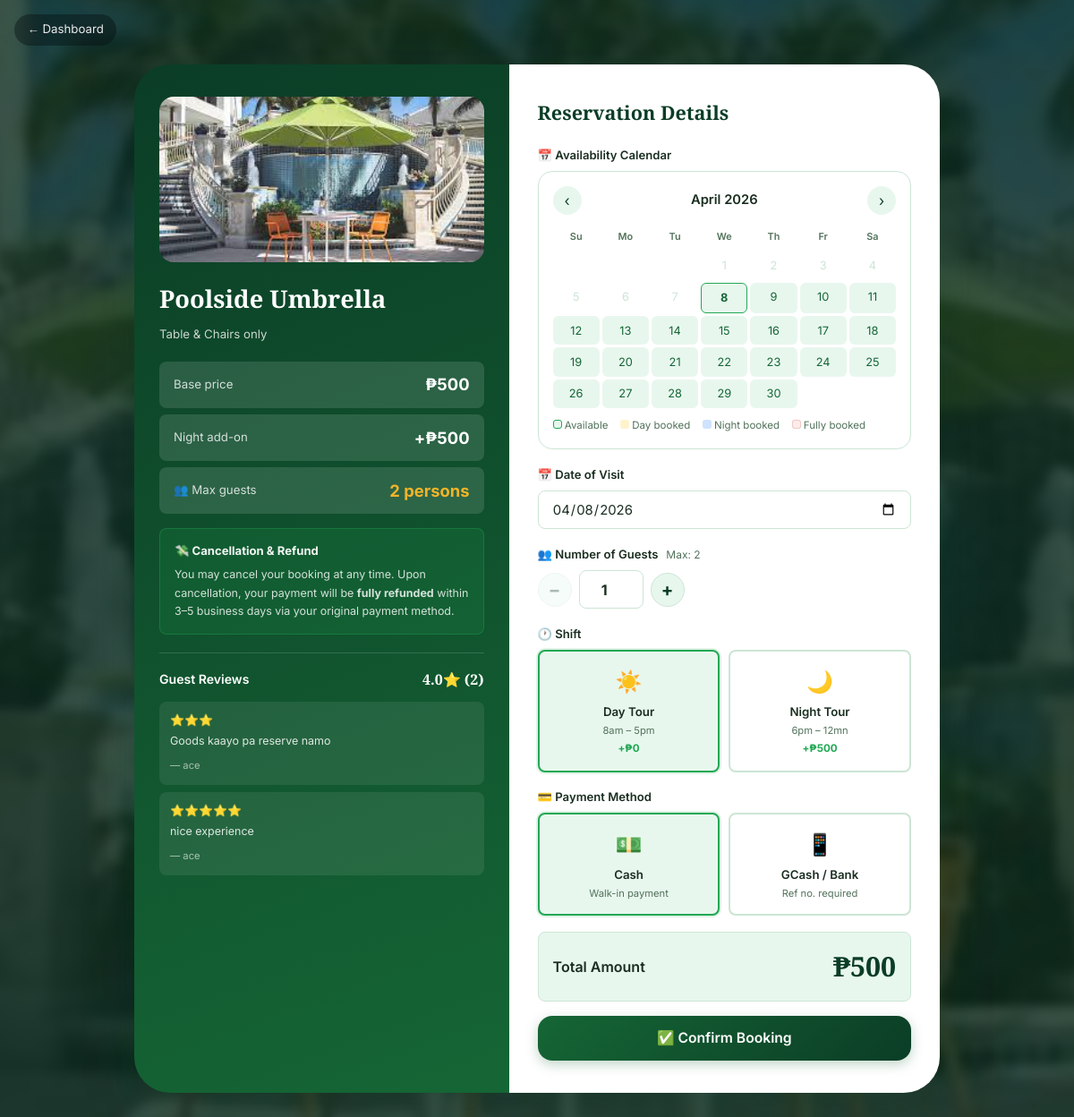
The page /guest/booking/4 (signed in) on the database its author committed.
### tables this page shows
CREATE TABLE cottages (
            id          INTEGER PRIMARY KEY AUTOINCREMENT,
            name        TEXT    UNIQUE NOT NULL,
            price       REAL    NOT NULL,
            inclusions  TEXT,
            image_path  TEXT,
            is_active   INTEGER DEFAULT 1,
            created_at  TEXT    DEFAULT (datetime('now'))
        , max_guests INTEGER DEFAULT 2, policy TEXT DEFAULT '');

CREATE TABLE reviews(
        id INTEGER PRIMARY KEY AUTOINCREMENT,
        reservation_id INTEGER UNIQUE NOT NULL,
        cottage_id INTEGER NOT NULL,
        guest_username TEXT NOT NULL,
        rating INTEGER NOT NULL CHECK(rating BETWEEN 1 AND 5),
        comment TEXT,
        created_at TEXT DEFAULT (datetime('now')));

### app/controllers/guest_controller.py (the view)
@guest_bp.route('/booking/<int:cid>')
@login_required
def booking(cid):
    cottage = CottageModel.get_by_id(cid)
    if not cottage:
        return redirect(url_for('guest.dashboard'))
    reviews = CottageModel.get_reviews(cid)
    today   = date.today().isoformat()
    return render_template('booking.html', cottage=cottage, today=today,
                           user=session['user'], reviews=reviews)

### app/__init__.py (called while the page is built)
def generate_csrf():
    if '_csrf_token' not in session:
        session['_csrf_token'] = secrets.token_hex(32)
    return session['_csrf_token']

### app/controllers/auth_controller.py (called while the page is built)
def login_required(f):
    from functools import wraps
    @wraps(f)
    def d(*a, **kw):
        if 'user' not in session: return redirect(url_for('auth.login'))
        return f(*a, **kw)
    return d

### app/models/resort_model.py (called while the page is built)
def get_db():
    conn = sqlite3.connect(DB_PATH)
    conn.row_factory = sqlite3.Row
    conn.execute("PRAGMA foreign_keys = ON")
    return conn

    @staticmethod
    def get_by_id(cid):
        c = get_db()
        row = c.execute("SELECT * FROM cottages WHERE id=?", (cid,)).fetchone()
        c.close(); return dict(row) if row else None

    @staticmethod
    def get_reviews(cid):
        c = get_db()
        rows = c.execute("SELECT * FROM reviews WHERE cottage_id=? ORDER BY created_at DESC", (cid,)).fetchall()
        c.close(); return [dict(r) for r in rows]

### app/views/templates/booking.html (shortened to what this page needs)
{% extends 'base.html' %}
{% block body %}
<div class="booking-page">
  <a href="{{ url_for('guest.dashboard') }}" class="back-btn" aria-label="Back to dashboard">← Dashboard</a>
  <div class="booking-wrap">
    <div class="b-info">
      <img class="b-info-img" src="{{ url_for('static', filename='images/' + cottage.image_path) }}" alt="{{ cottage.name }}" onerror="this.src='{{ url_for('static', filename='images/welcome.jpg') }}'"/>
      <h2 class="b-info-name">{{ cottage.name }}</h2>
      <p class="b-info-inc">{{ cottage.inclusions }}</p>
      <div class="b-info-row"><span>Base price</span><strong>₱{{ '{:,.0f}'.format(cottage.price) }}</strong></div>
      <div class="b-info-row"><span>Night add-on</span><strong>+₱500</strong></div>
      <div class="b-info-row b-info-capacity"><span>👥 Max guests</span><strong>{{ cottage.max_guests or 2 }} person{{ 's' if (cottage.max_guests or 2) > 1 }}</strong></div>
      <div class="b-policy-box b-policy-refund">
        <div class="b-policy-title">💸 Cancellation &amp; Refund</div>
        <p class="b-policy-text">
          You may cancel your booking at any time. Upon cancellation, your payment will be
          <strong>fully refunded</strong> within 3–5 business days via your original payment method.
        </p>
      </div>
      {% if reviews %}
      <div class="b-reviews">
        <h4>Guest Reviews
          <span class="rev-avg">
            {% set avg = (reviews|sum(attribute='rating') / reviews|length)|round(1) %}
            {{ avg }}⭐ ({{ reviews|length }})
          </span>
        </h4>
        {% for r in reviews[:3] %}
        <div class="rev-item">
          <div class="rev-stars">{% for i in range(r.rating) %}⭐{% endfor %}</div>
          <p class="rev-comment">{{ r.comment or 'No comment.' }}</p>
          <small>— {{ r.guest_username }}</small>
        </div>
        {% endfor %}
      </div>
      {% endif %}
    </div>
    <div class="b-form-wrap">
      <h3 class="b-form-title">Reservation Details</h3>
      <div class="field-group">
        <label class="field-label">📅 Availability Calendar</label>
        <div class="cal-wrap">
          <div class="cal-nav">
            <button type="button" id="calPrev" aria-label="Previous month">‹</button>
            <span id="calTitle" aria-live="polite"></span>
            <button type="button" id="calNext" aria-label="Next month">›</button>
          </div>
          <div class="cal-grid" id="calGrid" role="grid" aria-label="Availability calendar"></div>
          <div class="cal-legend" aria-label="Calendar legend">
            <span><span class="cal-dot cal-dot-free"></span>Available</span>
            <span><span class="cal-dot cal-dot-day"></span>Day booked</span>
            <span><span class="cal-dot cal-dot-night"></span>Night booked</span>
            <span><span class="cal-dot cal-dot-full"></span>Fully booked</span>
          </div>
        </div>
      </div>
      <form id="bookingForm" novalidate>
        <div class="field-group">
          <label class="field-label" for="bookDate">📅 Date of Visit</label>
          <input type="date" id="bookDate" class="field-inp" min="{{ today }}" value="{{ today }}" required/>
        </div>
        <div class="field-group">
          <label class="field-label" for="numGuests">
            👥 Number of Guests
            <span class="capacity-hint">Max: {{ cottage.max_guests or 2 }}</span>
          </label>
          <div class="guest-counter">
            <button type="button" class="guest-dec" id="guestDec" aria-label="Decrease guests">−</button>
            <input type="number" id="numGuests" class="field-inp guest-count-input"
                   value="1" min="1" max="{{ cottage.max_guests or 2 }}"
                   aria-label="Number of guests" readonly/>
            <button type="button" class="guest-inc" id="guestInc" aria-label="Increase guests">+</button>
          </div>
        </div>
        <div class="field-group">
          <label class="field-label">🕐 Shift</label>
          <div class="pick-grid" id="shiftGrid">
            <div class="pick-card active" data-val="Day Tour (8am-5pm)" role="radio" aria-checked="true" tabindex="0">
              <span class="pick-icon" aria-hidden="true">☀️</span>
              <span class="pick-label">Day Tour</span>
              <span class="pick-sub">8am – 5pm</span>
              <span class="pick-add">+₱0</span>
            </div>
            <div class="pick-card" data-val="Night Tour (6pm-12mn)" role="radio" aria-checked="false" tabindex="0">
              <span class="pick-icon" aria-hidden="true">🌙</span>
              <span class="pick-label">Night Tour</span>
              <span class="pick-sub">6pm – 12mn</span>
              <span class="pick-add">+₱500</span>
            </div>
          </div>
        </div>
        <div class="field-group">
          <label class="field-label">💳 Payment Method</label>
          <div class="pick-grid" id="payGrid">
            <div class="pick-card active" data-val="cash" role="radio" aria-checked="true" tabindex="0">
              <span class="pick-icon" aria-hidden="true">💵</span>
              <span class="pick-label">Cash</span>
              <span class="pick-sub">Walk-in payment</span>
            </div>
            <div class="pick-card" data-val="bank" role="radio" aria-checked="false" tabindex="0">
              <span class="pick-icon" aria-hidden="true">📱</span>
              <span class="pick-label">GCash / Bank</span>
              <span class="pick-sub">Ref no. required</span>
            </div>
          </div>
        </div>
        <div class="b-total">
          <span>Total Amount</span>
          <div class="b-total-price" id="totalPrice">₱{{ '{:,.0f}'.format(cottage.price) }}</div>
        </div>
        <button type="submit" id="confirmBtn" class="btn btn-primary btn-full btn-lg">
          <span class="btn-label">✅ Confirm Booking</span>
        </button>
      </form>
    </div>
  </div>
</div>
{% endblock %}

### rows shown on the page
cottages: image_path (picture), name "Poolside Umbrella", inclusions "Table & Chairs only", price "500", max_guests "2", max_guests "s"
reviews: rating 3 (drawn), comment "Goods kaayo pa reserve namo", guest_username "ace"
reviews: rating 5 (drawn), comment "nice experience", guest_username "ace"

### other values the page prints
{{ avg }} "4.0"
{{ reviews|length }} "2"
